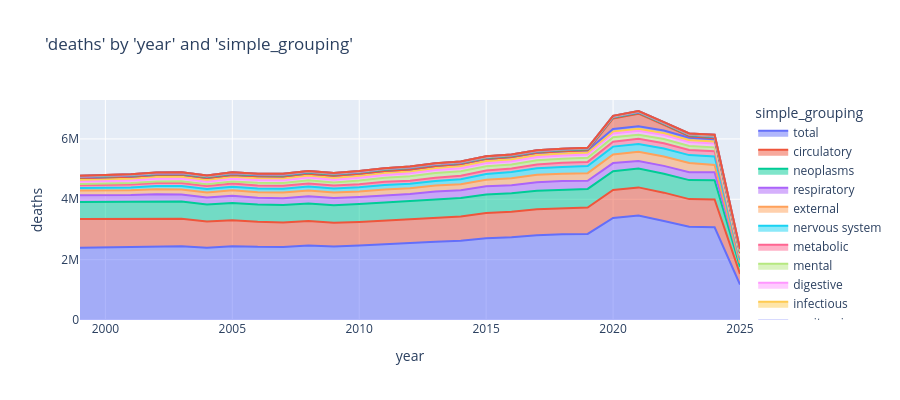

Notebook code for this chart:
### Markdown cell above
### Chart

### Code cell
charters.chart(
    df=cod_all,
    x_axis="year",
    y_axis="deaths",
    color=category_col,
    type="area",
    category_orders=category_orders,
)

### Figure 1 — Plotly figure (JSON) as saved in the notebook; plotly's stock layout.template omitted (floating-point values rounded to 4 significant figures)
{"data": [{"fillpattern": {"shape": ""}, "hovertemplate": "simple_grouping=total<br>year=%{x}<br>deaths=%{y}<extra></extra>", "legendgroup": "total", "line": {"color": "#636efa"}, "marker": {"symbol": "circle"}, "mode": "lines", "name": "total", "orientation": "v", "showlegend": true, "stackgroup": "1", "type": "scatter", "x": [1999, 2000, 2001, 2002, 2003, 2004, 2005, 2006, 2007, 2008, 2009, 2010, 2011, 2012, 2013, 2014, 2015, 2016, 2017, 2018, 2019, 2020, 2021, 2022, 2023, 2024, 2025], "xaxis": "x", "y": [2389832, 2401732, 2414828, 2441689, 2446680, 2395904, 2446342, 2424705, 2422082, 2470367, 2435527, 2466772, 2513870, 2541553, 2595342, 2624894, 2711087, 2742643, 2811986, 2837654, 2853263, 3382076, 3462548, 3278217, 3089446, 3070320, 1176334], "yaxis": "y"}, {"fillpattern": {"shape": ""}, "hovertemplate": "simple_grouping=circulatory<br>year=%{x}<br>deaths=%{y}<extra></extra>", "legendgroup": "circulatory", "line": {"color": "#EF553B"}, "marker": {"symbol": "circle"}, "mode": "lines", "name": "circulatory", "orientation": "v", "showlegend": true, "stackgroup": "1", "type": "scatter", "x": [1999, 2000, 2001, 2002, 2003, 2004, 2005, 2006, 2007, 2008, 2009, 2010, 2011, 2012, 2013, 2014, 2015, 2016, 2017, 2018, 2019, 2020, 2021, 2022, 2023, 2024, 2025], "xaxis": "x", "y": [954261, 941440, 926924, 923257, 907100, 865772, 860761, 827647, 810179, 808446, 784665, 784353, 783399, 787346, 800833, 807681, 836462, 840558, 859074, 868585, 874545, 928657, 931511, 941557, 915876, 921669, 352751], "yaxis": "y"}, {"fillpattern": {"shape": ""}, "hovertemplate": "simple_grouping=neoplasms<br>year=%{x}<br>deaths=%{y}<extra></extra>", "legendgroup": "neoplasms", "line": {"color": "#00cc96"}, "marker": {"symbol": "circle"}, "mode": "lines", "name": "neoplasms", "orientation": "v", "showlegend": true, "stackgroup": "1", "type": "scatter", "x": [1999, 2000, 2001, 2002, 2003, 2004, 2005, 2006, 2007, 2008, 2009, 2010, 2011, 2012, 2013, 2014, 2015, 2016, 2017, 2018, 2019, 2020, 2021, 2022, 2023, 2024, 2025], "xaxis": "x", "y": [563023, 566611, 567412, 570532, 570443, 567445, 572990, 573970, 577035, 579893, 582203, 589622, 591663, 597660, 600087, 607727, 612195, 613815, 614893, 614889, 615182, 618549, 621415, 624382, 629461, 636020, 233372], "yaxis": "y"}, {"fillpattern": {"shape": ""}, "hovertemplate": "simple_grouping=respiratory<br>year=%{x}<br>deaths=%{y}<extra></extra>", "legendgroup": "respiratory", "line": {"color": "#ab63fa"}, "marker": {"symbol": "circle"}, "mode": "lines", "name": "respiratory", "orientation": "v", "showlegend": true, "stackgroup": "1", "type": "scatter", "x": [1999, 2000, 2001, 2002, 2003, 2004, 2005, 2006, 2007, 2008, 2009, 2010, 2011, 2012, 2013, 2014, 2015, 2016, 2017, 2018, 2019, 2020, 2021, 2022, 2023, 2024, 2025], "xaxis": "x", "y": [229784, 230975, 229935, 234508, 235838, 226995, 239574, 226558, 227217, 245019, 238528, 237326, 248625, 246156, 260985, 258223, 271108, 265952, 278578, 282512, 270912, 270395, 250730, 263268, 261019, 264523, 119500], "yaxis": "y"}, {"fillpattern": {"shape": ""}, "hovertemplate": "simple_grouping=external<br>year=%{x}<br>deaths=%{y}<extra></extra>", "legendgroup": "external", "line": {"color": "#FFA15A"}, "marker": {"symbol": "circle"}, "mode": "lines", "name": "external", "orientation": "v", "showlegend": true, "stackgroup": "1", "type": "scatter", "x": [1999, 2000, 2001, 2002, 2003, 2004, 2005, 2006, 2007, 2008, 2009, 2010, 2011, 2012, 2013, 2014, 2015, 2016, 2017, 2018, 2019, 2020, 2021, 2022, 2023, 2024], "xaxis": "x", "y": [151104, 151250, 157160, 164098, 166841, 170044, 176387, 181563, 185053, 183780, 179762, 183275, 190029, 192951, 195689, 202269, 216660, 235174, 247482, 245170, 251324, 283678, 312110, 311496, 303834, 247268], "yaxis": "y"}, {"fillpattern": {"shape": ""}, "hovertemplate": "simple_grouping=nervous system<br>year=%{x}<br>deaths=%{y}<extra></extra>", "legendgroup": "nervous system", "line": {"color": "#19d3f3"}, "marker": {"symbol": "circle"}, "mode": "lines", "name": "nervous system", "orientation": "v", "showlegend": true, "stackgroup": "1", "type": "scatter", "x": [1999, 2000, 2001, 2002, 2003, 2004, 2005, 2006, 2007, 2008, 2009, 2010, 2011, 2012, 2013, 2014, 2015, 2016, 2017, 2018, 2019, 2020, 2021, 2022, 2023, 2024, 2025], "xaxis": "x", "y": [84019, 90944, 96455, 103001, 109567, 111674, 120646, 122904, 126938, 136531, 134118, 141048, 144854, 146137, 151724, 165365, 190449, 202295, 216284, 224871, 233662, 262291, 251481, 264391, 263542, 277413, 111477], "yaxis": "y"}, {"fillpattern": {"shape": ""}, "hovertemplate": "simple_grouping=metabolic<br>year=%{x}<br>deaths=%{y}<extra></extra>", "legendgroup": "metabolic", "line": {"color": "#FF6692"}, "marker": {"symbol": "circle"}, "mode": "lines", "name": "metabolic", "orientation": "v", "showlegend": true, "stackgroup": "1", "type": "scatter", "x": [1999, 2000, 2001, 2002, 2003, 2004, 2005, 2006, 2007, 2008, 2009, 2010, 2011, 2012, 2013, 2014, 2015, 2016, 2017, 2018, 2019, 2020, 2021, 2022, 2023, 2024, 2025], "xaxis": "x", "y": [92798, 94264, 96737, 99389, 100340, 98962, 103077, 99138, 98936, 99279, 97918, 98821, 105055, 105876, 109089, 112673, 118455, 121187, 127880, 133079, 140032, 164076, 171829, 174105, 169035, 171724, 67021], "yaxis": "y"}, {"fillpattern": {"shape": ""}, "hovertemplate": "simple_grouping=mental<br>year=%{x}<br>deaths=%{y}<extra></extra>", "legendgroup": "mental", "line": {"color": "#B6E880"}, "marker": {"symbol": "circle"}, "mode": "lines", "name": "mental", "orientation": "v", "showlegend": true, "stackgroup": "1", "type": "scatter", "x": [1999, 2000, 2001, 2002, 2003, 2004, 2005, 2006, 2007, 2008, 2009, 2010, 2011, 2012, 2013, 2014, 2015, 2016, 2017, 2018, 2019, 2020, 2021, 2022, 2023, 2024, 2025], "xaxis": "x", "y": [41996, 45886, 50723, 55672, 59966, 61431, 71351, 91664, 90167, 104500, 106120, 120729, 135833, 147810, 156315, 150976, 136554, 132505, 135688, 135331, 133847, 148331, 136233, 138819, 132960, 131231, 50816], "yaxis": "y"}, {"fillpattern": {"shape": ""}, "hovertemplate": "simple_grouping=digestive<br>year=%{x}<br>deaths=%{y}<extra></extra>", "legendgroup": "digestive", "line": {"color": "#FF97FF"}, "marker": {"symbol": "circle"}, "mode": "lines", "name": "digestive", "orientation": "v", "showlegend": true, "stackgroup": "1", "type": "scatter", "x": [1999, 2000, 2001, 2002, 2003, 2004, 2005, 2006, 2007, 2008, 2009, 2010, 2011, 2012, 2013, 2014, 2015, 2016, 2017, 2018, 2019, 2020, 2021, 2022, 2023, 2024, 2025], "xaxis": "x", "y": [82793, 83914, 85706, 86625, 87676, 86223, 87290, 87526, 89066, 91021, 89316, 91178, 94016, 95140, 98233, 100868, 104551, 105801, 107550, 109647, 112807, 123812, 133740, 132623, 128336, 128321, 47121], "yaxis": "y"}, {"fillpattern": {"shape": ""}, "hovertemplate": "simple_grouping=infectious<br>year=%{x}<br>deaths=%{y}<extra></extra>", "legendgroup": "infectious", "line": {"color": "#FECB52"}, "marker": {"symbol": "circle"}, "mode": "lines", "name": "infectious", "orientation": "v", "showlegend": true, "stackgroup": "1", "type": "scatter", "x": [1999, 2000, 2001, 2002, 2003, 2004, 2005, 2006, 2007, 2008, 2009, 2010, 2011, 2012, 2013, 2014, 2015, 2016, 2017, 2018, 2019, 2020, 2021, 2022, 2023, 2024, 2025], "xaxis": "x", "y": [59759, 58794, 60114, 63718, 64419, 64358, 66261, 66755, 66593, 68184, 69278, 67351, 68590, 68154, 70390, 70182, 71838, 69793, 69126, 67749, 64420, 68080, 68302, 69677, 68985, 67620, 27402], "yaxis": "y"}, {"fillpattern": {"shape": ""}, "hovertemplate": "simple_grouping=genitourinary<br>year=%{x}<br>deaths=%{y}<extra></extra>", "legendgroup": "genitourinary", "line": {"color": "#636efa"}, "marker": {"symbol": "circle"}, "mode": "lines", "name": "genitourinary", "orientation": "v", "showlegend": true, "stackgroup": "1", "type": "scatter", "x": [1999, 2000, 2001, 2002, 2003, 2004, 2005, 2006, 2007, 2008, 2009, 2010, 2011, 2012, 2013, 2014, 2015, 2016, 2017, 2018, 2019, 2020, 2021, 2022, 2023, 2024, 2025], "xaxis": "x", "y": [53009, 54406, 56886, 58184, 59952, 60165, 62657, 63457, 64600, 62985, 63405, 65544, 61468, 61892, 63967, 66061, 69286, 70186, 71327, 72407, 72763, 76657, 78862, 80263, 76799, 76686, 29820], "yaxis": "y"}, {"fillpattern": {"shape": ""}, "hovertemplate": "simple_grouping=special<br>year=%{x}<br>deaths=%{y}<extra></extra>", "legendgroup": "special", "line": {"color": "#EF553B"}, "marker": {"symbol": "circle"}, "mode": "lines", "name": "special", "orientation": "v", "showlegend": true, "stackgroup": "1", "type": "scatter", "x": [2001, 2019, 2020, 2021, 2022, 2023, 2024, 2025], "xaxis": "x", "y": [2906, 10, 350917, 416924, 186578, 49954, 31434, 7793], "yaxis": "y"}, {"fillpattern": {"shape": ""}, "hovertemplate": "simple_grouping=other<br>year=%{x}<br>deaths=%{y}<extra></extra>", "legendgroup": "other", "line": {"color": "#00cc96"}, "marker": {"symbol": "circle"}, "mode": "lines", "name": "other", "orientation": "v", "showlegend": true, "stackgroup": "1", "type": "scatter", "x": [1999, 2000, 2001, 2002, 2003, 2004, 2005, 2006, 2007, 2008, 2009, 2010, 2011, 2012, 2013, 2014, 2015, 2016, 2017, 2018, 2019, 2020, 2021, 2022, 2023, 2024, 2025], "xaxis": "x", "y": [26534, 31759, 32164, 29831, 31308, 29981, 31819, 31606, 33372, 38370, 39681, 38202, 40052, 41885, 37602, 32111, 31923, 33248, 32626, 32421, 32288, 33954, 34375, 33975, 33166, 33980, 38668], "yaxis": "y"}, {"fillpattern": {"shape": ""}, "hovertemplate": "simple_grouping=musculoskeletal<br>year=%{x}<br>deaths=%{y}<extra></extra>", "legendgroup": "musculoskeletal", "line": {"color": "#ab63fa"}, "marker": {"symbol": "circle"}, "mode": "lines", "name": "musculoskeletal", "orientation": "v", "showlegend": true, "stackgroup": "1", "type": "scatter", "x": [1999, 2000, 2001, 2002, 2003, 2004, 2005, 2006, 2007, 2008, 2009, 2010, 2011, 2012, 2013, 2014, 2015, 2016, 2017, 2018, 2019, 2020, 2021, 2022, 2023, 2024, 2025], "xaxis": "x", "y": [13298, 13707, 14014, 14334, 14431, 14226, 14346, 13880, 13836, 13819, 13269, 13257, 13640, 13680, 13490, 13287, 13611, 13724, 13783, 13752, 14510, 15365, 16173, 16427, 16645, 16916, 6488], "yaxis": "y"}, {"fillpattern": {"shape": ""}, "hovertemplate": "simple_grouping=perinatal<br>year=%{x}<br>deaths=%{y}<extra></extra>", "legendgroup": "perinatal", "line": {"color": "#FFA15A"}, "marker": {"symbol": "circle"}, "mode": "lines", "name": "perinatal", "orientation": "v", "showlegend": true, "stackgroup": "1", "type": "scatter", "x": [1999, 2000, 2001, 2002, 2003, 2004, 2005, 2006, 2007, 2008, 2009, 2010, 2011, 2012, 2013, 2014, 2015, 2016, 2017, 2018, 2019, 2020, 2021, 2022, 2023, 2024, 2025], "xaxis": "x", "y": [14189, 13990, 13798, 14168, 14317, 14134, 14480, 14371, 14514, 13843, 13042, 12048, 11942, 11836, 11974, 11816, 11638, 11404, 11035, 10642, 10338, 9575, 9487, 10115, 9932, 9883, 3068], "yaxis": "y"}, {"fillpattern": {"shape": ""}, "hovertemplate": "simple_grouping=blood<br>year=%{x}<br>deaths=%{y}<extra></extra>", "legendgroup": "blood", "line": {"color": "#19d3f3"}, "marker": {"symbol": "circle"}, "mode": "lines", "name": "blood", "orientation": "v", "showlegend": true, "stackgroup": "1", "type": "scatter", "x": [1999, 2000, 2001, 2002, 2003, 2004, 2005, 2006, 2007, 2008, 2009, 2010, 2011, 2012, 2013, 2014, 2015, 2016, 2017, 2018, 2019, 2020, 2021, 2022, 2023, 2024, 2025], "xaxis": "x", "y": [9034, 9275, 9501, 9631, 9541, 9389, 9553, 8803, 9727, 9839, 9601, 9736, 10138, 10441, 10172, 10714, 10675, 10904, 10750, 10859, 10770, 11431, 11869, 12042, 11923, 11823, 4341], "yaxis": "y"}, {"fillpattern": {"shape": ""}, "hovertemplate": "simple_grouping=malformations<br>year=%{x}<br>deaths=%{y}<extra></extra>", "legendgroup": "malformations", "line": {"color": "#FF6692"}, "marker": {"symbol": "circle"}, "mode": "lines", "name": "malformations", "orientation": "v", "showlegend": true, "stackgroup": "1", "type": "scatter", "x": [1999, 2000, 2001, 2002, 2003, 2004, 2005, 2006, 2007, 2008, 2009, 2010, 2011, 2012, 2013, 2014, 2015, 2016, 2017, 2018, 2019, 2020, 2021, 2022, 2023, 2024, 2025], "xaxis": "x", "y": [10248, 10458, 10318, 10543, 10388, 10357, 10297, 10378, 10310, 10169, 9776, 9566, 9568, 9514, 9457, 9499, 9898, 10016, 9798, 9644, 9632, 9479, 9544, 10042, 9780, 9891, 3230], "yaxis": "y"}, {"fillpattern": {"shape": ""}, "hovertemplate": "simple_grouping=skin<br>year=%{x}<br>deaths=%{y}<extra></extra>", "legendgroup": "skin", "line": {"color": "#B6E880"}, "marker": {"symbol": "circle"}, "mode": "lines", "name": "skin", "orientation": "v", "showlegend": true, "stackgroup": "1", "type": "scatter", "x": [1999, 2000, 2001, 2002, 2003, 2004, 2005, 2006, 2007, 2008, 2009, 2010, 2011, 2012, 2013, 2014, 2015, 2016, 2017, 2018, 2019, 2020, 2021, 2022, 2023, 2024, 2025], "xaxis": "x", "y": [3607, 3670, 3645, 3845, 4018, 4087, 4134, 3748, 3781, 3887, 3929, 3897, 4054, 4117, 4238, 4351, 4657, 4833, 4919, 5097, 5113, 5576, 6266, 7174, 7082, 6847, 2486], "yaxis": "y"}, {"fillpattern": {"shape": ""}, "hovertemplate": "simple_grouping=delay<br>year=%{x}<br>deaths=%{y}<extra></extra>", "legendgroup": "delay", "line": {"color": "#FF97FF"}, "marker": {"symbol": "circle"}, "mode": "lines", "name": "delay", "orientation": "v", "showlegend": true, "stackgroup": "1", "type": "scatter", "x": [2024, 2025], "xaxis": "x", "y": [26024, 70642], "yaxis": "y"}, {"fillpattern": {"shape": ""}, "hovertemplate": "simple_grouping=pregnancy<br>year=%{x}<br>deaths=%{y}<extra></extra>", "legendgroup": "pregnancy", "line": {"color": "#FECB52"}, "marker": {"symbol": "circle"}, "mode": "lines", "name": "pregnancy", "orientation": "v", "showlegend": true, "stackgroup": "1", "type": "scatter", "x": [1999, 2000, 2001, 2002, 2003, 2004, 2005, 2006, 2007, 2008, 2009, 2010, 2011, 2012, 2013, 2014, 2015, 2016, 2017, 2018, 2019, 2020, 2021, 2022, 2023, 2024, 2025], "xaxis": "x", "y": [366, 379, 387, 342, 492, 651, 719, 727, 737, 767, 904, 795, 892, 935, 1078, 1078, 1093, 1200, 1165, 947, 1049, 1214, 1659, 1225, 1026, 969, 338], "yaxis": "y"}, {"fillpattern": {"shape": ""}, "hovertemplate": "simple_grouping=ear<br>year=%{x}<br>deaths=%{y}<extra></extra>", "legendgroup": "ear", "line": {"color": "#636efa"}, "marker": {"symbol": "circle"}, "mode": "lines", "name": "ear", "orientation": "v", "showlegend": true, "stackgroup": "1", "type": "scatter", "x": [1999, 2000, 2001, 2002, 2003, 2004, 2006, 2007, 2008, 2010, 2011, 2012, 2013, 2014, 2015, 2016, 2017, 2018, 2019, 2020, 2021, 2022, 2023, 2024], "xaxis": "x", "y": [10, 10, 32, 11, 32, 10, 10, 21, 35, 14, 42, 23, 19, 13, 34, 48, 28, 52, 59, 39, 38, 58, 69, 78], "yaxis": "y"}, {"fillpattern": {"shape": ""}, "hovertemplate": "simple_grouping=eye<br>year=%{x}<br>deaths=%{y}<extra></extra>", "legendgroup": "eye", "line": {"color": "#EF553B"}, "marker": {"symbol": "circle"}, "mode": "lines", "name": "eye", "orientation": "v", "showlegend": true, "stackgroup": "1", "type": "scatter", "x": [2001, 2003, 2009, 2010, 2011, 2023], "xaxis": "x", "y": [11, 11, 12, 10, 10, 22], "yaxis": "y"}], "layout": {"height": 400, "legend": {"title": {"text": "simple_grouping"}, "tracegroupgap": 0}, "title": {"text": "'deaths' by 'year' and 'simple_grouping'"}, "xaxis": {"anchor": "y", "domain": [0, 1], "title": {"text": "year"}}, "yaxis": {"anchor": "x", "domain": [0, 1], "title": {"text": "deaths"}, "type": "-"}}}
